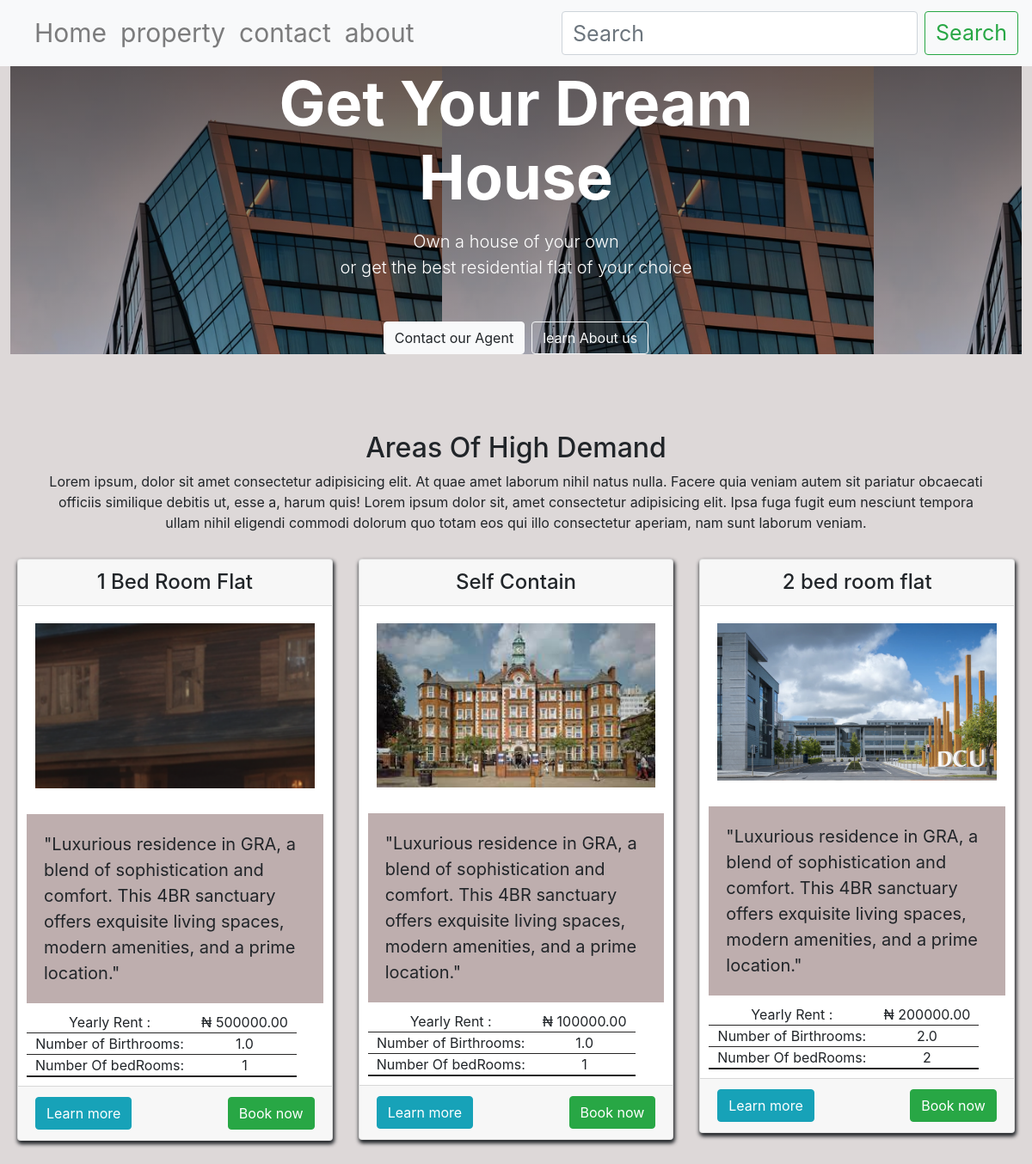
Screenshot of /property/ with the database file from the repository.
### listings/models.py (models this page shows, shortened)
class Listing(models.Model):
    title = models.CharField(max_length=200)
    description = models.TextField()
    price = models.DecimalField(max_digits=10, decimal_places=2,)
    bedrooms = models.IntegerField()
    bathrooms = models.DecimalField(max_digits=2, decimal_places=1,null=True)
    photo_main = models.ImageField(upload_to='media',null=True)
    photo_birthroom = models.ImageField(upload_to='media',null=True)
    photo_kitchen = models.ImageField(upload_to='media',null=True)
    photo_bedroom = models.ImageField(upload_to='media', null=True)

### listings/views.py (the view)
# urls.py: path('property/', views.property, name='property'),
def property (request):
    listings = Listing.objects.all()
    context = {'listings': listings,}
    return render (request, 'listings/property.html', context)

### listings/templates/listings/property.html (shortened to what this page needs)
{% extends 'listings/base.html'%}
{%load static%}
{%block content%}
<!DOCTYPE html>
<html lang="en">
<head>
  <link rel="stylesheet" href="https://stackpath.bootstrapcdn.com/bootstrap/4.3.1/css/bootstrap.min.css">
</head>
<section style="margin: 20px; ">
  <div style="margin: 30px; text-align: center; padding-top: 60px;margin-bottom: 30px;">
    <h2>
      Areas Of High Demand
    </h2>
    <p>Lorem ipsum, dolor sit amet consectetur adipisicing elit. At quae amet laborum nihil natus nulla. Facere quia
      veniam autem sit pariatur obcaecati officiis similique debitis ut, esse a, harum quis! Lorem ipsum dolor sit, amet
      consectetur adipisicing elit. Ipsa fuga fugit eum nesciunt tempora ullam nihil eligendi commodi dolorum quo totam
      eos qui illo consectetur aperiam, nam sunt laborum veniam.</p>
  </div>
  <div class="row">
    {% for listing in listings %}
    <div class="col-md-4 mb-4">
        <a href="{% url 'single' item_id=listing.id %}" style="text-decoration: none; color: black;">
            <div class="card" style="box-shadow: 1px 3px 4px 1px;">
                <div class="card-header text-center">
                    <h1 class="mb-0" style="font-size:24px;">{{ listing.title }}</h1>
                </div>
                <div class="card-body">
                    <img src="{{ listing.photo_main.url}}" class="img-fluid" alt="Banner" width="100%" height="auto">
                </div>
                <div>
                    <p style="padding: 20px; font-size: 20px; margin: 10px; background-color: rgb(190, 174, 174);">{{listing.description }}</p>
                    <table style="margin: 10px; ">
                        <tr>
                            <td>
                                Yearly Rent :
                            </td>
                            <td>
                                ₦ {{listing.price}}
                            </td>
                        </tr>
                        <tr>
                            <td>
                                Number of Birthrooms:
                            </td>
                            <td>
                                {{listing.bathrooms}}
                            </td>
                        </tr>
                        <tr>
                            <td>
                                Number Of bedRooms:
                            </td>
                            <td>
                                {{listing.bedrooms}}
                            </td>
                        </tr>
                        <tr>
                            <td>
                            </td>
                            <td>
                            </td>
                        </tr>
                    </table>
                </div>
                <div class="card-footer">
                    <button type="button" class="btn btn-info">Learn more</button>
                    <button type="button" class="btn btn-success" style="float: inline-end;">Book now</button>
                </div>
            </div>
        </a>
    </div>
    {% endfor %}
{%endblock%}

### listings/templates/listings/base.html (shortened to what this page needs)
{%load static%}
<!DOCTYPE html>
<html lang="en">
<head>
    <link rel="stylesheet" href="https://unpkg.com/bootstrap@5.3.2/dist/css/bootstrap.min.css">
    <link rel="stylesheet" href="https://unpkg.com/bs-brain@2.0.3/components/heroes/hero-1/assets/css/hero-1.css">
    <link rel="stylesheet" href="https://stackpath.bootstrapcdn.com/bootstrap/4.3.1/css/bootstrap.min.css">
</head>
<body style="background-color: #ddd8d8;">
    <header>
        <nav class="navbar navbar-expand-lg navbar-light bg-light">
            <div class="collapse navbar-collapse" id="navbarSupportedContent">
                <ul class="navbar-nav mr-auto" style="font-size: 30px;">
                    <li class="nav-item ">
                        <a class="nav-link" href="{% url 'index' %}">Home </a>
                    </li>
                    <li class="nav-item">
                        <a class="nav-link" href="{% url 'property' %}">property</a>
                    </li>
                    <li class="nav-item">
                        <a class="nav-link " href="{% url 'contact' %}">contact</a>
                    </li>
                    <li class="nav-item">
                        <a class="nav-link " href="{% url 'about' %}">about</a>
                    </li>
                </ul>
                <form class="form-inline my-2 my-lg-0">
                    <input class="form-control mr-sm-2" style="font-size: 25px;"type="search" placeholder="Search" aria-label="Search">
                    <button class="btn btn-outline-success my-2 my-sm-0" style="font-size: 25px;" type="submit">Search</button>
                </form>
            </div>
        </nav>
        <section class="bsb-hero-1 px-3 bsb-overlay bsb-hover-pull"
        style="background-image: linear-gradient(to bottom, rgba(0, 0, 0, 0.6), rgba(0, 0, 0, 0.3)), url('/media/media/newyork.png'); width: 98%; margin: 0 auto;">
        <div class="container">
            <div class="row justify-content-md-center">
                <div class="col-12 col-md-11 col-lg-9 col-xl-7 col-xxl-6 text-center text-white">
                    <h2 class="display-3 fw-bold mb-3">Get Your Dream House</h2>
                    <p class="lead mb-5">
                        Own a house of your own <br>or get the best residential flat of your choice
                    </p>
                    <div class="d-grid gap-2 d-sm-flex justify-content-sm-center">
                        <a href="{% url 'contact' %}"><button type="button" class="btn bsb-btn-xl btn-light gap-3">Contact our Agent</button></a>
                        <a href="{% url 'about' %}"><button type="button" class="btn bsb-btn-xl btn-outline-light">learn About us </button></a>
                    </div>
                </div>
            </div>
        </div>
    </section>
    </header>
        {% block content%}
        {%endblock%}
</body>
</html>

### listings/templates/listings/property.html (style rules this page uses)
td { padding: 0 10px; text-align: center; border-bottom: 1px solid rgb(39, 38, 38); }

### rows the page displays
Listing: title "1 Bed Room Flat", photo_main (picture), description "\"Luxurious residence in GRA, a blend of sophistication and comfort. This 4BR sanctuary offers exquisite living spaces, modern amenities, and a prime location.\"", price "500000.00", bathrooms "1.0", bedrooms "1"
Listing: title "Self Contain", photo_main (picture), description "\"Luxurious residence in GRA, a blend of sophistication and comfort. This 4BR sanctuary offers exquisite living spaces, modern amenities, and a prime location.\"", price "100000.00", bathrooms "1.0", bedrooms "1"
Listing: title "2 bed room flat", photo_main (picture), description "\"Luxurious residence in GRA, a blend of sophistication and comfort. This 4BR sanctuary offers exquisite living spaces, modern amenities, and a prime location.\"", price "200000.00", bathrooms "2.0", bedrooms "2"
